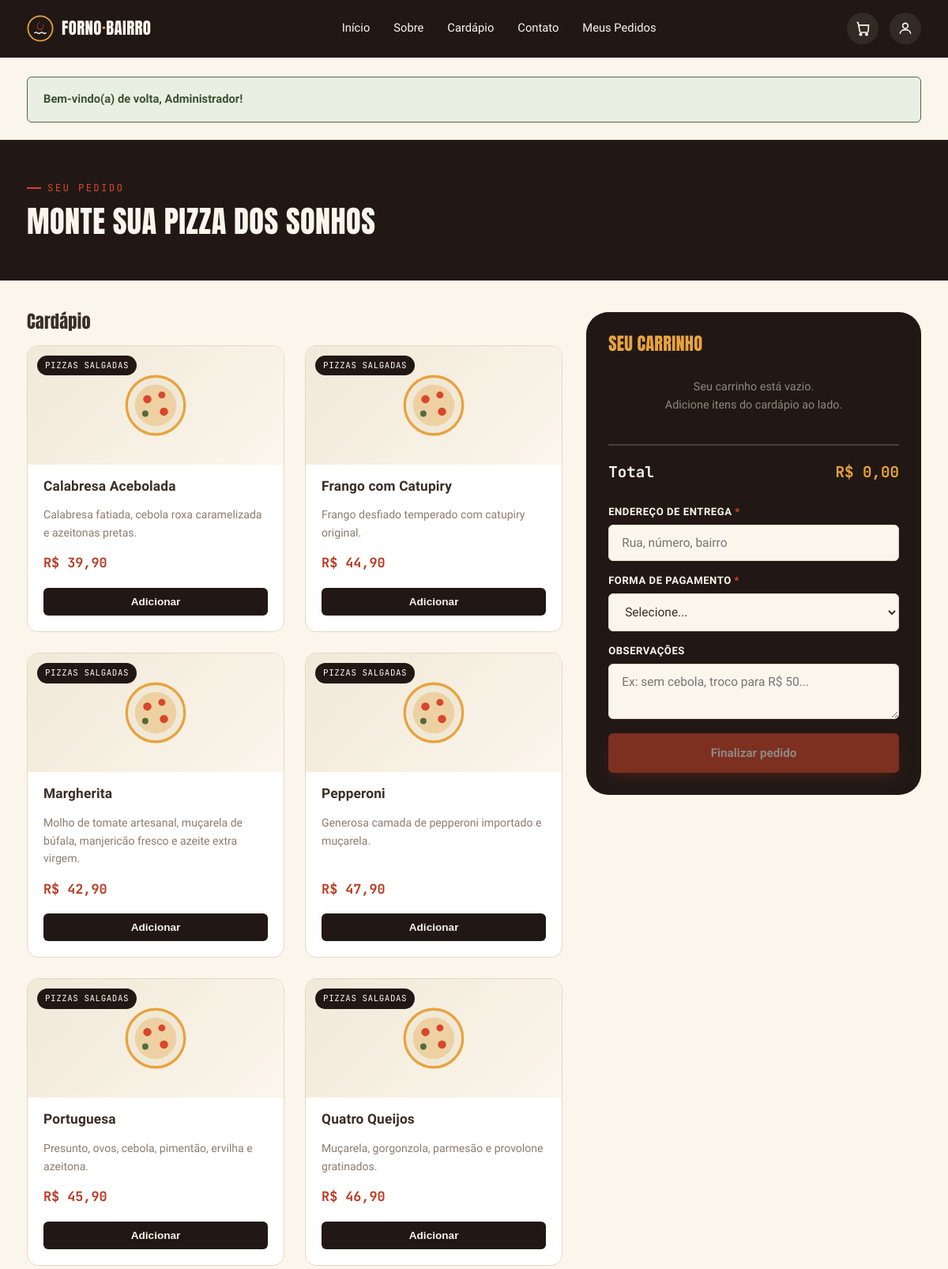
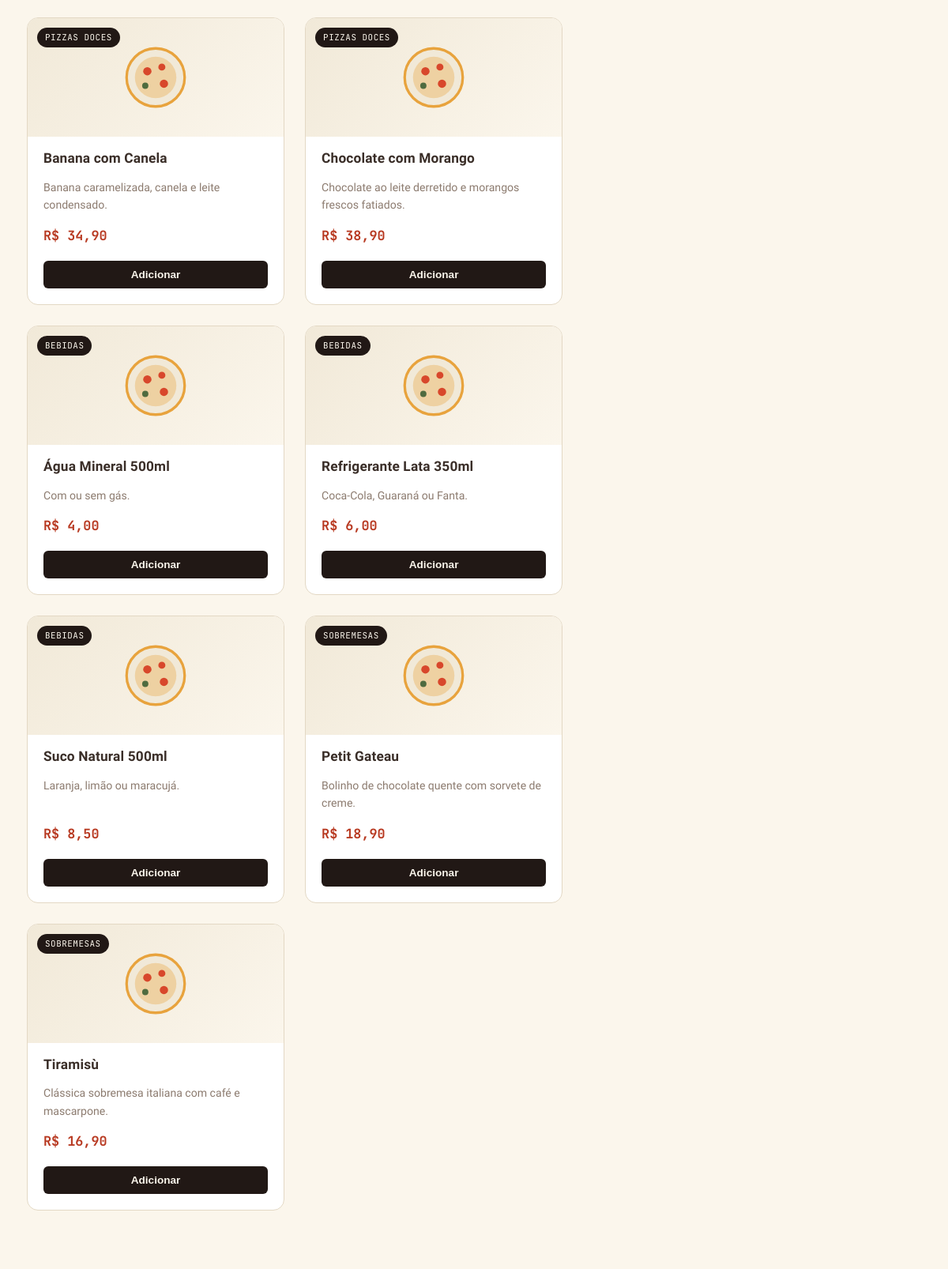
Screenshot of /pedido.php (signed in, upper part) with the database file from the repository (2 pictures, top to bottom).
### tables this page shows
CREATE TABLE produtos (
    id            INT AUTO_INCREMENT PRIMARY KEY,
    categoria_id  INT             NOT NULL,
    nome          VARCHAR(120)    NOT NULL,
    descricao     VARCHAR(500)    NULL,
    preco         DECIMAL(8,2)    NOT NULL,
    imagem        VARCHAR(255)    NULL,
    disponivel    TINYINT(1)      NOT NULL DEFAULT 1,
    criado_em     DATETIME        NOT NULL DEFAULT CURRENT_TIMESTAMP,
    FOREIGN KEY (categoria_id) REFERENCES categorias(id)
);

CREATE TABLE categorias (
    id      INT AUTO_INCREMENT PRIMARY KEY,
    nome    VARCHAR(60) NOT NULL,
    slug    VARCHAR(60) NOT NULL UNIQUE
);

### app/Core/helpers.php (called while the page is built, shortened)
<?php
function limpar(string $valor): string
{
    return htmlspecialchars(trim($valor), ENT_QUOTES, 'UTF-8');
}
function formatarPreco(float $valor): string
{
    return 'R$ ' . number_format($valor, 2, ',', '.');
}

### public/pedido.php (the view, shortened to what this page needs)
<?php
$pdo = conectar();
$enderecoValor = '';
try {
    $stmtUser = $pdo->prepare('SELECT endereco FROM usuarios WHERE id = :id');
    $stmtUser->execute([':id' => $_SESSION['usuario_id']]);
    $u = $stmtUser->fetch();
    $enderecoValor = $u['endereco'] ?? '';
} catch (Throwable $e) {
    $enderecoValor = '';
}
$produtos = [];
try {
    $produtos = $pdo->query("SELECT p.*, c.nome AS categoria_nome FROM produtos p
                              JOIN categorias c ON c.id = p.categoria_id
                              WHERE p.disponivel = 1 ORDER BY c.id, p.nome")->fetchAll();
} catch (Throwable $e) {
    $produtos = [];
}
include __DIR__ . '/../app/Views/partials/header.php';
?>
<section class="page-banner" style="padding: 44px 0 36px;">
  <div class="container">
    <div class="eyebrow">Seu pedido</div>
    <h1 style="font-size: 2.4rem;">Monte sua pizza dos sonhos</h1>
  </div>
</section>
<section class="section" style="padding-top: 40px;">
  <div class="container">
    <div class="order-layout">
      <div>
        <h3 style="text-transform:none; margin-bottom: 18px;">Cardápio</h3>
        <div class="product-grid">
          <?php foreach ($produtos as $p): $imgUrl = urlImagemProduto($p['imagem'] ?? null); ?>
            <div class="product-card">
              <div class="product-media">
                <span class="product-tag"><?= limpar($p['categoria_nome']) ?></span>
              </div>
              <div class="product-body">
                <h3><?= limpar($p['nome']) ?></h3>
                <p class="product-desc"><?= limpar($p['descricao']) ?></p>
                <div class="product-footer">
                  <span class="price-tag"><?= formatarPreco($p['preco']) ?></span>
                </div>
                <button type="button" class="add-btn" data-add-produto
                  data-id="<?= (int)$p['id'] ?>" data-nome="<?= limpar($p['nome']) ?>" data-preco="<?= (float)$p['preco'] ?>">
                  Adicionar
                </button>
              </div>
            </div>
          <?php endforeach; ?>
        </div>
      </div>
      <div>
        <div class="cart-ticket">
          <h3>Seu carrinho</h3>
          <div id="ticketItens"></div>
          <div class="cart-total-row"><span>Total</span><span id="ticketTotal" class="mono">R$ 0,00</span></div>
          <form id="form-checkout" method="post" action="/pedido.php" novalidate style="margin-top: 24px;">
            <div class="field" style="margin-bottom: 14px;">
              <label style="color: var(--flour);" for="endereco_entrega">Endereço de entrega <span class="req">*</span></label>
              <input type="text" id="endereco_entrega" name="endereco_entrega" value="<?= limpar($enderecoValor) ?>"
                     data-validate="required|min:8" placeholder="Rua, número, bairro" style="background: var(--flour);">
            </div>
            <div class="field" style="margin-bottom: 14px;">
              <label style="color: var(--flour);" for="forma_pagamento">Forma de pagamento <span class="req">*</span></label>
              <select id="forma_pagamento" name="forma_pagamento" data-validate="required" style="background: var(--flour);">
                <option value="" selected disabled>Selecione...</option>
              </select>
            </div>
            <div class="field" style="margin-bottom: 18px;">
              <label style="color: var(--flour);" for="observacoes">Observações</label>
              <textarea id="observacoes" name="observacoes" placeholder="Ex: sem cebola, troco para R$ 50..." style="min-height: 70px; background: var(--flour);"></textarea>
            </div>
            <button type="submit" class="btn btn-primary btn-block" id="btnFinalizar">Finalizar pedido</button>
          </form>
        </div>
      </div>
    </div>
  </div>
</section>
<?php include __DIR__ . '/../app/Views/partials/footer.php'; ?>

### rows the page displays
produtos: categoria.nome "PIZZAS SALGADAS", nome "Calabresa Acebolada", descricao "Calabresa fatiada, cebola roxa caramelizada e azeitonas pretas.", preco "R$ 39,90"
produtos: categoria.nome "PIZZAS SALGADAS", nome "Frango com Catupiry", descricao "Frango desfiado temperado com catupiry original.", preco "R$ 44,90"
produtos: categoria.nome "PIZZAS SALGADAS", nome "Margherita", descricao "Molho de tomate artesanal, muçarela de búfala, manjericão fresco e azeite extra virgem.", preco "R$ 42,90"
produtos: categoria.nome "PIZZAS SALGADAS", nome "Pepperoni", descricao "Generosa camada de pepperoni importado e muçarela.", preco "R$ 47,90"
produtos: categoria.nome "PIZZAS SALGADAS", nome "Portuguesa", descricao "Presunto, ovos, cebola, pimentão, ervilha e azeitona.", preco "R$ 45,90"
produtos: categoria.nome "PIZZAS SALGADAS", nome "Quatro Queijos", descricao "Muçarela, gorgonzola, parmesão e provolone gratinados.", preco "R$ 46,90"
produtos: categoria.nome "PIZZAS DOCES", nome "Banana com Canela", descricao "Banana caramelizada, canela e leite condensado.", preco "R$ 34,90"
produtos: categoria.nome "PIZZAS DOCES", nome "Chocolate com Morango", descricao "Chocolate ao leite derretido e morangos frescos fatiados.", preco "R$ 38,90"
produtos: categoria.nome "BEBIDAS", nome "Água Mineral 500ml", descricao "Com ou sem gás.", preco "R$ 4,00"
produtos: categoria.nome "BEBIDAS", nome "Refrigerante Lata 350ml", descricao "Coca-Cola, Guaraná ou Fanta.", preco "R$ 6,00"
produtos: categoria.nome "BEBIDAS", nome "Suco Natural 500ml", descricao "Laranja, limão ou maracujá.", preco "R$ 8,50"
produtos: categoria.nome "SOBREMESAS", nome "Petit Gateau", descricao "Bolinho de chocolate quente com sorvete de creme.", preco "R$ 18,90"
produtos: categoria.nome "SOBREMESAS", nome "Tiramisù", descricao "Clássica sobremesa italiana com café e mascarpone.", preco "R$ 16,90"

### other values shown
limpar($flash['mensagem']) "Bem-vindo(a) de volta, Administrador!"
